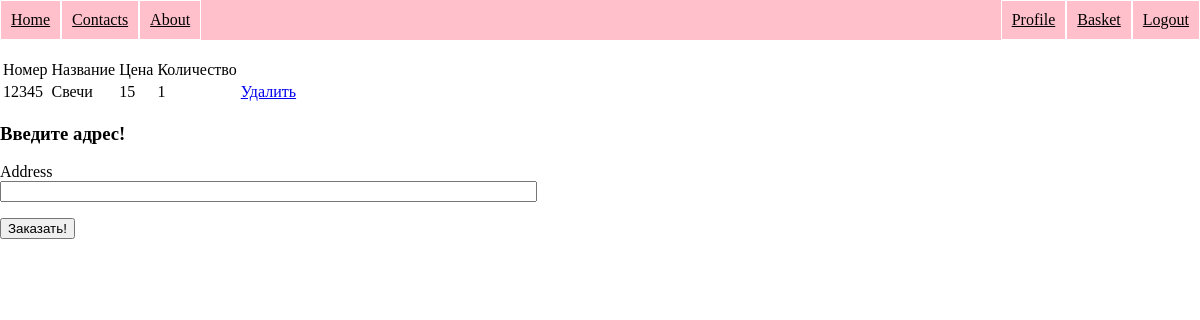
/basket (signed in), run on the app's committed database.
### app/models.py (models this page shows, shortened)
class Basket(Base):
    __tablename__ = 'basket'
    id = Column(Integer, primary_key=True)
    amount = Column(Integer)
    part_id = Column(Integer, ForeignKey('part.id'))
    part = relationship('Part', back_populates='parent')
    order_id = Column(Integer, ForeignKey('order.id'))
    order = relationship('Order', back_populates='parent')

class Part(Base):
    __tablename__ = 'part'
    id = Column(Integer, primary_key=True)
    part_number = Column(String)
    description = Column(String)  # полное название детали
    price = Column(Integer)
    amount = Column(Integer)
    model_id = Column(Integer, ForeignKey('model.id'),  nullable=False)
    model = relationship('Model', back_populates="parent")
    element_id = Column(Integer, ForeignKey('element.id'), nullable=False)
    element = relationship('Element', back_populates="parent")
    parent = relationship('Basket', back_populates='part')   # переделать

### app/main/routes.py (the view, shortened to what this page needs)
@bp.route('/basket', methods=['GET', 'POST'])
def basket():
    form = RegistrationOrder(request.form)
    order = session.query(Order).filter(Order.user_id == current_user.id).filter(Order.status == None).first()
    if order == None:
        basket = 'Корзина пуста!'
    else:
        basket = session.query(Basket).filter(Basket.order_id == order.id).group_by(Basket.part_id).all()
        if basket == []:
            basket = 'Корзина пуста!'
    return render_template('main/basket.html', basket=basket, form=form)

### app/main/forms.py
class RegistrationOrder(Form):
    address = StringField("Address", [DataRequired(message='Введите адрес доставки!')])
    submit = SubmitField('Заказать!')

### app/models.py (called while the page is built)
@login.user_loader
def load_user(id):
    user = session.query(User).get(int(id))
    return user

### app/templates/main/basket.html (shortened to what this page needs)
{% extends "base.html" %}
{% block content %}
{% if basket == 'Корзина пуста!' %}
    <h1>{{ basket }}</h1>
{% else %}
    <table>
        <tr>
            <td>Номер</td>
            <td>Название</td>
            <td>Цена</td>
            <td>Количество</td>
        </tr>
        {% for b in basket %}
        <tr>
            <td>{{ b.part.part_number }}</td>
            <td>{{ b.part.description }}</td>
            <td>{{ b.part.price * b.amount }}</td>
            <td>{{ b.amount }}</td>
            <td><a href="{{ url_for('main.deleteFromBasket', order_id=b.order_id, part_id=b.part_id) }}">Удалить</a> </td>
        </tr>
        <br>
    </table>
        {% endfor %}
    <h3>Введите адрес!</h3>
    <form action="" method="POST" novalidate>
        <p>
            {{ form.address.label }}<br>
            {{ form.address(size=64) }}<br>
        </p>
        <p>
            {{ form.submit() }}
        </p>
</form>
{% endif %}
{% endblock %}

### app/static/css/styles.css (style rules this page uses)
body { margin: 0; padding; 0; }

### data on the page
Basket: part.part_number "12345", part.description "Свечи", b.part.price*b.amount "15", amount "1"
